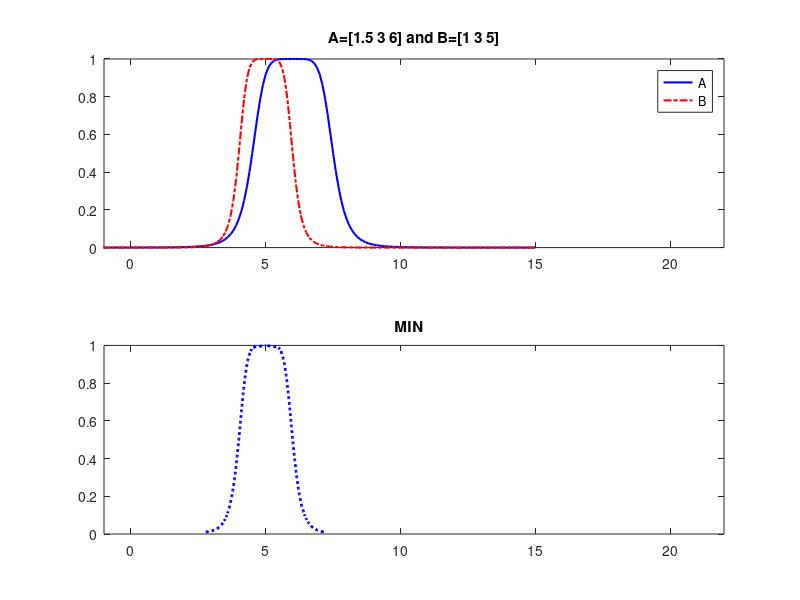

Reproduce this figure in MATLAB.
clear
clc
%  Shahab Sotudian--94125091
% Bell-shaped   Number Operations
% Bell-shaped   Number A
a1=1.5;
b1=3;
c1=6;

% Bell-shaped   Number B
a2=1;
b2=3;
c2=5;

alfa=0;
y=[];
l = -5:0.1:15;

% alfa cut
A=[(c1-a1*(((1/alfa)-1).^(0.5/b1))),(c1+a1*(((1/alfa)-1).^(0.5/b1)))];
B=[(c2-a2*(((1/alfa)-1).^(0.5/b2))),(c2+a2*(((1/alfa)-1).^(0.5/b2)))];

% MIN  
for i=1:1:101
    alfa=(i-1)/100;
   y(i)=alfa;
s1(i)=min((c1-a1*(((1/alfa)-1).^(0.5/b1))),(c2-a2*(((1/alfa)-1).^(0.5/b2))));
s2(i)=min((c1+a1*(((1/alfa)-1).^(0.5/b1))),(c2+a2*(((1/alfa)-1).^(0.5/b2))));


end



    subplot(211)
h1=gbellmf(l,[1.5 3 6]);
plot(l,h1,'b','linewidth',1.5)
hold on
h2=gbellmf(l,[1 3 5]);
plot(l,h2,'r-.','linewidth',1.5)
title('A=[1.5 3 6] and B=[1 3 5]')
axis([-1,22,0,1])
legend('A','B')
    subplot(212)
plot(s1,y,'b:','linewidth',2)
hold on
plot(s2,y,'b:','linewidth',2)
axis([-1,22,0,1])
title('MIN  ')



